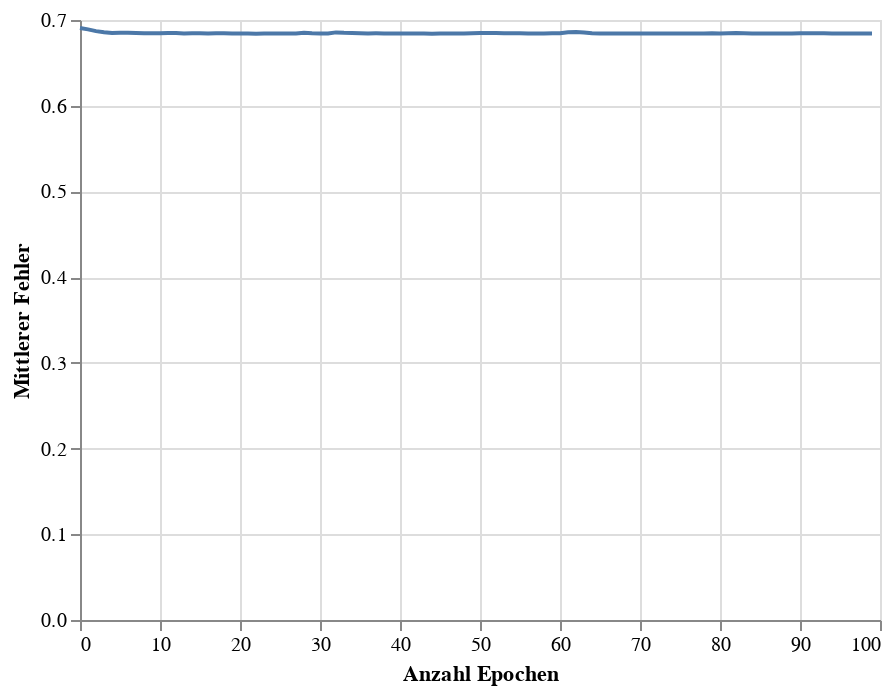

Here is the notebook cell this chart was saved with:
### Code cell
train_chart = alt.Chart(loss_df).mark_line().encode(
    x=alt.X('Epoch', title = 'Anzahl Epochen'),
    y=alt.Y('Loss', title = 'Mittlerer Fehler')
)
# glue('train-loss-team', train_chart,display=True)
train_chart

### Figure 1 — Vega-Lite specification as saved in the notebook (floating-point values rounded to 4 significant figures)
{"config": {"view": {"continuousWidth": 400, "continuousHeight": 300}}, "data": {"name": "data-852d002babc098ddbe2ad270e154e6e8"}, "mark": "line", "encoding": {"x": {"field": "Epoch", "title": "Anzahl Epochen", "type": "quantitative"}, "y": {"field": "Loss", "title": "Mittlerer Fehler", "type": "quantitative"}}, "$schema": "https://vega.github.io/schema/vega-lite/v4.17.0.json", "datasets": {"data-852d002babc098ddbe2ad270e154e6e8": [{"Epoch": 0, "Loss": 0.6907}, {"Epoch": 1, "Loss": 0.6891}, {"Epoch": 2, "Loss": 0.687}, {"Epoch": 3, "Loss": 0.6858}, {"Epoch": 4, "Loss": 0.6849}, {"Epoch": 5, "Loss": 0.685}, {"Epoch": 6, "Loss": 0.6851}, {"Epoch": 7, "Loss": 0.685}, {"Epoch": 8, "Loss": 0.6847}, {"Epoch": 9, "Loss": 0.6846}, {"Epoch": 10, "Loss": 0.6846}, {"Epoch": 11, "Loss": 0.6849}, {"Epoch": 12, "Loss": 0.6847}, {"Epoch": 13, "Loss": 0.6843}, {"Epoch": 14, "Loss": 0.6844}, {"Epoch": 15, "Loss": 0.6844}, {"Epoch": 16, "Loss": 0.6842}, {"Epoch": 17, "Loss": 0.6846}, {"Epoch": 18, "Loss": 0.6846}, {"Epoch": 19, "Loss": 0.6844}, {"Epoch": 20, "Loss": 0.6843}, {"Epoch": 21, "Loss": 0.6842}, {"Epoch": 22, "Loss": 0.6841}, {"Epoch": 23, "Loss": 0.6841}, {"Epoch": 24, "Loss": 0.6843}, {"Epoch": 25, "Loss": 0.6841}, {"Epoch": 26, "Loss": 0.6841}, {"Epoch": 27, "Loss": 0.6842}, {"Epoch": 28, "Loss": 0.6852}, {"Epoch": 29, "Loss": 0.6846}, {"Epoch": 30, "Loss": 0.6843}, {"Epoch": 31, "Loss": 0.6842}, {"Epoch": 32, "Loss": 0.6855}, {"Epoch": 33, "Loss": 0.685}, {"Epoch": 34, "Loss": 0.6849}, {"Epoch": 35, "Loss": 0.6846}, {"Epoch": 36, "Loss": 0.6844}, {"Epoch": 37, "Loss": 0.6844}, {"Epoch": 38, "Loss": 0.6842}, {"Epoch": 39, "Loss": 0.6843}, {"Epoch": 40, "Loss": 0.6843}, {"Epoch": 41, "Loss": 0.6843}, {"Epoch": 42, "Loss": 0.6843}, {"Epoch": 43, "Loss": 0.6843}, {"Epoch": 44, "Loss": 0.684}, {"Epoch": 45, "Loss": 0.6843}, {"Epoch": 46, "Loss": 0.6843}, {"Epoch": 47, "Loss": 0.6844}, {"Epoch": 48, "Loss": 0.6842}, {"Epoch": 49, "Loss": 0.6846}, {"Epoch": 50, "Loss": 0.6848}, {"Epoch": 51, "Loss": 0.6847}, {"Epoch": 52, "Loss": 0.6847}, {"Epoch": 53, "Loss": 0.6846}, {"Epoch": 54, "Loss": 0.6845}, {"Epoch": 55, "Loss": 0.6845}, {"Epoch": 56, "Loss": 0.6843}, {"Epoch": 57, "Loss": 0.6843}, {"Epoch": 58, "Loss": 0.6844}, {"Epoch": 59, "Loss": 0.6845}, {"Epoch": 60, "Loss": 0.6845}, {"Epoch": 61, "Loss": 0.6857}, {"Epoch": 62, "Loss": 0.686}, {"Epoch": 63, "Loss": 0.6854}, {"Epoch": 64, "Loss": 0.6845}, {"Epoch": 65, "Loss": 0.6843}, {"Epoch": 66, "Loss": 0.6843}, {"Epoch": 67, "Loss": 0.6843}, {"Epoch": 68, "Loss": 0.6843}, {"Epoch": 69, "Loss": 0.6843}, {"Epoch": 70, "Loss": 0.6843}, {"Epoch": 71, "Loss": 0.6842}, {"Epoch": 72, "Loss": 0.6842}, {"Epoch": 73, "Loss": 0.6842}, {"Epoch": 74, "Loss": 0.6841}, {"Epoch": 75, "Loss": 0.6842}, {"Epoch": 76, "Loss": 0.6843}, {"Epoch": 77, "Loss": 0.6843}, {"Epoch": 78, "Loss": 0.6843}, {"Epoch": 79, "Loss": 0.6846}, {"Epoch": 80, "Loss": 0.6843}, {"Epoch": 81, "Loss": 0.6846}, {"Epoch": 82, "Loss": 0.6847}, {"Epoch": 83, "Loss": 0.6845}, {"Epoch": 84, "Loss": 0.6844}, {"Epoch": 85, "Loss": 0.6842}, {"Epoch": 86, "Loss": 0.6842}, {"Epoch": 87, "Loss": 0.6841}, {"Epoch": 88, "Loss": 0.6842}, {"Epoch": 89, "Loss": 0.6843}, {"Epoch": 90, "Loss": 0.6845}, {"Epoch": 91, "Loss": 0.6846}, {"Epoch": 92, "Loss": 0.6845}, {"Epoch": 93, "Loss": 0.6844}, {"Epoch": 94, "Loss": 0.6844}, {"Epoch": 95, "Loss": 0.6843}, {"Epoch": 96, "Loss": 0.6843}, {"Epoch": 97, "Loss": 0.6843}, {"Epoch": 98, "Loss": 0.6841}, {"Epoch": 99, "Loss": 0.6841}]}}
